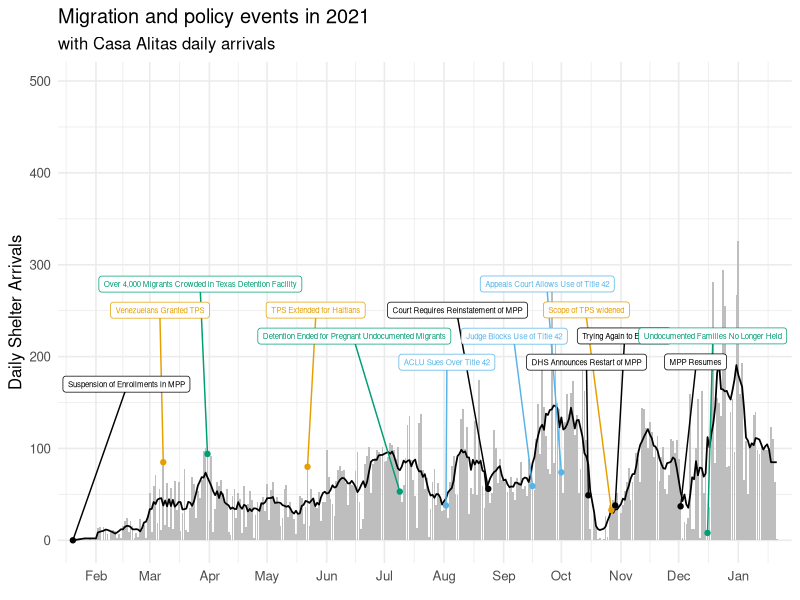
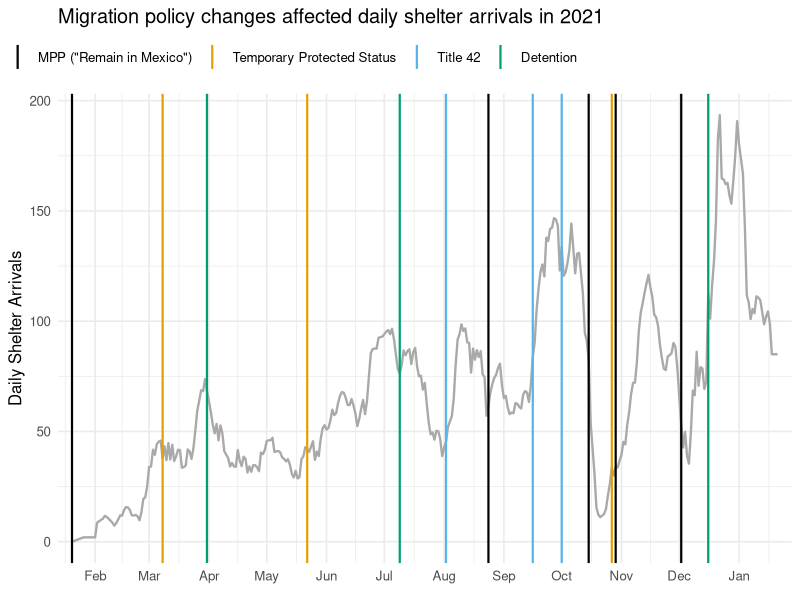
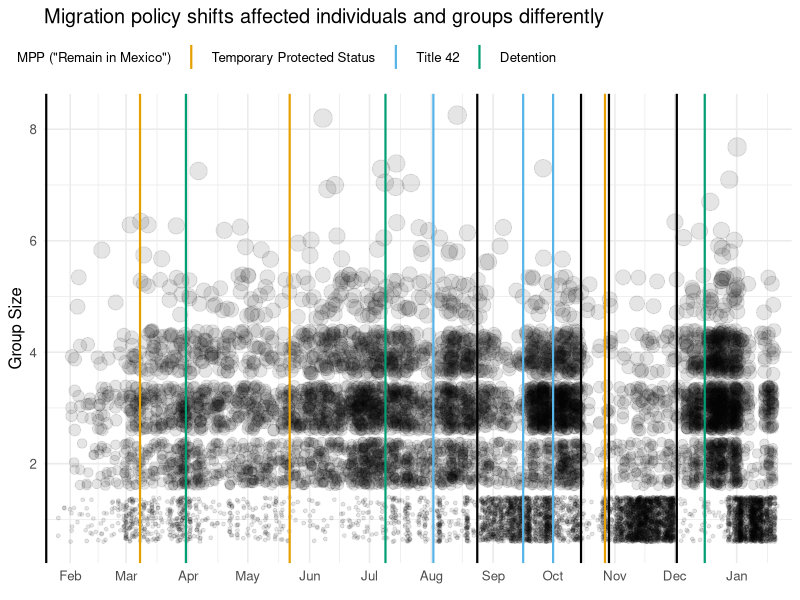
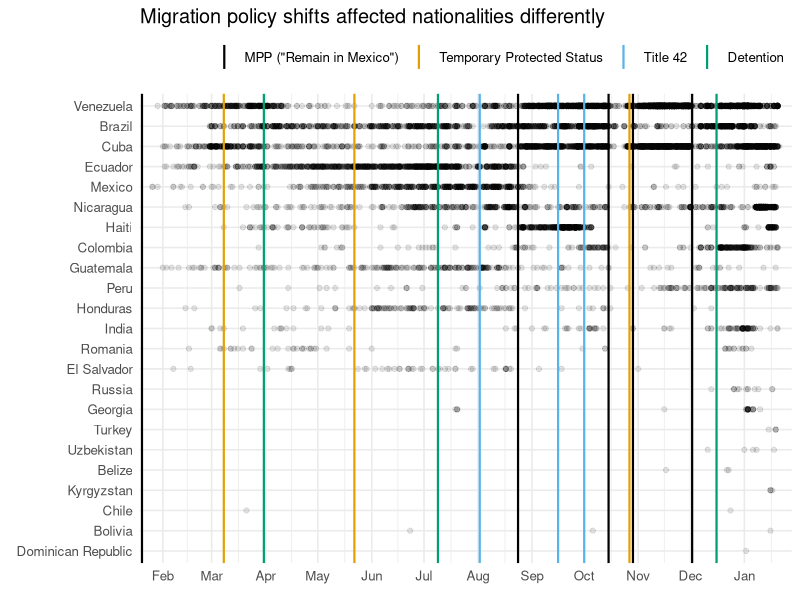

These figures' R source, in order:
## ---- chunk 1
library(ggrepel)
library(ggthemes)
library(knitr)
library(tidyverse)
opts_chunk$set(echo = FALSE, message=FALSE, warning=FALSE)
## ---- chunk 2
policy_events <- read_csv("data/migration_policy_events_timeline_2021_ selected.csv", skip = 2) %>%
  mutate(date = parse_date(date, format = "%m/%d/%Y"),
         category = category) #%>% 

key_policy_events <- policy_events %>%
  filter(category %in% c('MPP ("Remain in Mexico")', 
                         'Temporary Protected Status',
                         'Title 42', 
                         'Detention')) %>%
  mutate(category = factor(category, levels=c('MPP ("Remain in Mexico")', 
                                              'Temporary Protected Status', 
                                              'Title 42',
                                              'Detention')))
  
arrival_counts <- read_csv("data/arrival_date_counts_1.20.csv") %>%
  rename("date" = arrival_date) %>%
  add_row(date = as.Date("2021-01-20"), n = 0, seven_avg = 0, .before = 1) %>% # add row for first event
  left_join(key_policy_events)%>%
  mutate(category = category)

group_counts <- read_csv("data/groups_limited_1.20.csv") %>%
  filter(number_in_party != 0)%>%
  rename("country" = country1)

countries <- read_csv("data/country_counts_1.20.csv")%>%
  drop_na(country)

## ---- chunk 3
# set plot theme
theme_set(theme_minimal(12))

# plot timeline of daily arrivals with selected policy change labels
arrival_counts  %>%
  ggplot(aes(x = date,
             y = n,
             label = description)) +
  geom_col(fill ="grey", show.legend = FALSE) +
  geom_line(aes(y = seven_avg), 
            color = 'black', size = .6) +
  geom_label_repel(aes(color = category),
                   na.rm = TRUE,
                   size = 2,
                   show.legend = FALSE,
                   nudge_y = 170,
                   max.overlaps = 11) +
  geom_point(aes(color = category),
             data = arrival_counts %>% filter(!is.na(description)),
             show.legend = FALSE) +
  scale_x_date(date_breaks="1 month", 
               date_labels="%b",
               expand = c(.02,-.02)) +
  scale_color_colorblind() +
  labs(x = element_blank(),
       y = "Daily Shelter Arrivals",
       title = "Migration and policy events in 2021",
       subtitle = "with Casa Alitas daily arrivals") 

key_policy_events %>%
  kable(caption = "Immigration Policy Changes in 2021 (Source: Investigative Reporting Workshop)")
  
## ---- chunk 4
# visualize policy changes & 7-day-rolling mean of daily arrivals
arrival_counts  %>%
  ggplot(aes(x = date,
             y = n,
             label = description)) +
  geom_line(aes(y = seven_avg), 
            color = 'darkgrey', size = .8) +
  geom_vline(data = key_policy_events, 
             aes(xintercept = date, 
                 color = category),
             na.rm = TRUE,
             size = .75) +
  labs(title = "Migration policy changes affected daily shelter arrivals in 2021",
       color = element_blank(), 
       x = element_blank(), 
       y = "Daily Shelter Arrivals") +
  theme(legend.position = "top", legend.justification = -.5) +
  scale_color_colorblind() +
  scale_x_date(date_breaks="1 month", 
               date_labels="%b",
               expand = c(.02,-.02))

## ---- chunk 5
group_counts %>% 
  ggplot(aes(x = arrival_date, 
             y = number_in_party)) +
  geom_jitter(aes(size = number_in_party), 
              alpha = .1, na.rm = TRUE, 
              show.legend = FALSE) +
  scale_x_date(date_breaks="1 month", 
               date_labels="%b",
               expand = c(.02,-.02)) +
  geom_vline(data = key_policy_events, 
             aes(xintercept = date, 
                 color = category),
             na.rm = TRUE,
             size = .75) +
  labs(title ="Migration policy shifts affected individuals and groups differently", 
       x = element_blank(), 
       y = "Group Size",
       color = element_blank()) +
  scale_color_colorblind() +
  theme(legend.position = "top", legend.justification = -.5)


# migration policy shifts affect individuals and groups differently
## ---- chunk 6

# Arrivals by country over time dot plot
some_countries <- countries$country[countries$n > 3]

group_counts %>%
  filter(country %in% some_countries) %>% # get rid of NAs! 
  ggplot(aes(x = arrival_date, 
             y = factor(country, rev(countries$country)))) +
  geom_point(alpha = .1) +
  geom_vline(data = key_policy_events, 
             aes(xintercept = date, 
                 color = category),
             na.rm = TRUE,
             size = .75) +
  theme(legend.position = "top", legend.justification = 1) + #, legend.direction legend.text.align = -1, 
  labs(title = "Migration policy shifts affected nationalities differently",
       x = element_blank(), 
       y = element_blank(),
       color = element_blank()) +
  scale_x_date(date_breaks = "1 month", 
               date_labels = "%b",
               expand = c(.02,-.02)) +
  scale_color_colorblind()

